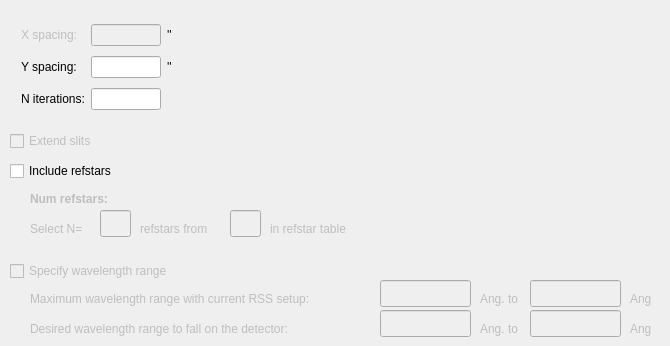
    <widget class="QWidget" name="OptimizeTab">
     <attribute name="title">
      <string>    &amp;Optimize     </string>
     </attribute>
     <widget class="QCheckBox" name="checkBoxOpt_Extendslits">
      <property name="enabled">
       <bool>false</bool>
      </property>
      <property name="geometry">
       <rect>
        <x>10</x>
        <y>130</y>
        <width>111</width>
        <height>22</height>
       </rect>
      </property>
      <property name="text">
       <string>Extend slits</string>
      </property>
     </widget>
     <widget class="QCheckBox" name="checkBoxOpt_IncRefstars">
      <property name="geometry">
       <rect>
        <x>10</x>
        <y>160</y>
        <width>131</width>
        <height>22</height>
       </rect>
      </property>
      <property name="text">
       <string>Include refstars</string>
      </property>
     </widget>
     <widget class="QLabel" name="labelOpt_Refstarstext_2">
      <property name="enabled">
       <bool>false</bool>
      </property>
      <property name="geometry">
       <rect>
        <x>140</x>
        <y>220</y>
        <width>101</width>
        <height>17</height>
       </rect>
      </property>
      <property name="text">
       <string>refstars from </string>
      </property>
     </widget>
     <widget class="QLineEdit" name="lineEditOpt_NumRefstars">
      <property name="enabled">
       <bool>false</bool>
      </property>
      <property name="geometry">
       <rect>
        <x>100</x>
        <y>210</y>
        <width>31</width>
        <height>27</height>
       </rect>
      </property>
     </widget>
     <widget class="QLabel" name="labelOpt_Refstarstext_1">
      <property name="enabled">
       <bool>false</bool>
      </property>
      <property name="geometry">
       <rect>
        <x>30</x>
        <y>220</y>
        <width>71</width>
        <height>17</height>
       </rect>
      </property>
      <property name="text">
       <string>Select N=</string>
      </property>
     </widget>
     <widget class="QLineEdit" name="lineEditOpt_AllRefstars">
      <property name="enabled">
       <bool>false</bool>
      </property>
      <property name="geometry">
       <rect>
        <x>230</x>
        <y>210</y>
        <width>31</width>
        <height>27</height>
       </rect>
      </property>
     </widget>
     <widget class="QLabel" name="labelOpt_Refstarstest_3">
      <property name="enabled">
       <bool>false</bool>
      </property>
      <property name="geometry">
       <rect>
        <x>270</x>
        <y>220</y>
        <width>101</width>
        <height>17</height>
       </rect>
      </property>
      <property name="text">
       <string>in refstar table</string>
      </property>
     </widget>
     <widget class="QLabel" name="labelOpt_Refstarstext">
      <property name="enabled">
       <bool>false</bool>
      </property>
      <property name="geometry">
       <rect>
        <x>30</x>
        <y>190</y>
        <width>91</width>
        <height>17</height>
       </rect>
      </property>
      <property name="font">
       <font>
        <family>Arial</family>
        <weight>75</weight>
        <bold>true</bold>
       </font>
      </property>
      <property name="text">
       <string>Num refstars:</string>
      </property>
     </widget>
     <widget class="QCheckBox" name="checkBoxOpt_SpecifyWavRange">
      <property name="enabled">
       <bool>false</bool>
      </property>
      <property name="geometry">
       <rect>
        <x>10</x>
        <y>260</y>
        <width>201</width>
        <height>22</height>
       </rect>
      </property>
      <property name="text">
       <string>Specify wavelength range</string>
      </property>
     </widget>
     <widget class="QLabel" name="labelOpt_RSSSetuptext_1">
      <property name="enabled">
       <bool>false</bool>
      </property>
      <property name="geometry">
       <rect>
        <x>30</x>
        <y>290</y>
        <width>351</width>
        <height>17</height>
       </rect>
      </property>
      <property name="text">
       <string>Maximum wavelength range with current RSS setup:</string>
      </property>
     </widget>
     <widget class="QLineEdit" name="lineEditOpt_RSSStartWav">
      <property name="enabled">
       <bool>false</bool>
      </property>
      <property name="geometry">
       <rect>
        <x>380</x>
        <y>280</y>
        <width>91</width>
        <height>27</height>
       </rect>
      </property>
     </widget>
     <widget class="QLabel" name="labelOpt_RSSSetuptext_2">
      <property name="enabled">
       <bool>false</bool>
      </property>
      <property name="geometry">
       <rect>
        <x>480</x>
        <y>290</y>
        <width>51</width>
        <height>17</height>
       </rect>
      </property>
      <property name="text">
       <string>Ang. to </string>
      </property>
     </widget>
     <widget class="QLineEdit" name="lineEditOpt_RSSEndWav">
      <property name="enabled">
       <bool>false</bool>
      </property>
      <property name="geometry">
       <rect>
        <x>530</x>
        <y>280</y>
        <width>91</width>
        <height>27</height>
       </rect>
      </property>
     </widget>
     <widget class="QLabel" name="labelOpt_RSSSetuptext_3">
      <property name="enabled">
       <bool>false</bool>
      </property>
      <property name="geometry">
       <rect>
        <x>630</x>
        <y>290</y>
        <width>31</width>
        <height>17</height>
       </rect>
      </property>
      <property name="text">
       <string>Ang</string>
      </property>
     </widget>
     <widget class="QLabel" name="labelOpt_Desiredtext">
      <property name="enabled">
       <bool>false</bool>
      </property>
      <property name="geometry">
       <rect>
        <x>30</x>
        <y>320</y>
        <width>351</width>
        <height>17</height>
       </rect>
      </property>
      <property name="text">
       <string>Desired wavelength range to fall on the detector: </string>
      </property>
     </widget>
     <widget class="QLineEdit" name="lineEditOpt_DesiredStartWav">
      <property name="enabled">
       <bool>false</bool>
      </property>
      <property name="geometry">
       <rect>
        <x>380</x>
        <y>310</y>
        <width>91</width>
        <height>27</height>
       </rect>
      </property>
     </widget>
     <widget class="QLineEdit" name="lineEditOpt_DesiredEndWav">
      <property name="enabled">
       <bool>false</bool>
      </property>
      <property name="geometry">
       <rect>
        <x>530</x>
        <y>310</y>
        <width>91</width>
        <height>27</height>
       </rect>
      </property>
     </widget>
     <widget class="QLabel" name="labelOpt_Desiredtext_1">
      <property name="enabled">
       <bool>false</bool>
      </property>
      <property name="geometry">
       <rect>
        <x>480</x>
        <y>320</y>
        <width>51</width>
        <height>17</height>
       </rect>
      </property>
      <property name="text">
       <string>Ang. to</string>
      </property>
     </widget>
     <widget class="QLabel" name="labelOpt_Desiredtext_2">
      <property name="enabled">
       <bool>false</bool>
      </property>
      <property name="geometry">
       <rect>
        <x>630</x>
        <y>320</y>
        <width>31</width>
        <height>17</height>
       </rect>
      </property>
      <property name="text">
       <string>Ang</string>
      </property>
     </widget>
     <widget class="QWidget" name="layoutWidget">
      <property name="geometry">
       <rect>
        <x>21</x>
        <y>20</y>
        <width>151</width>
        <height>95</height>
       </rect>
      </property>
      <layout class="QGridLayout" name="gridLayoutOpt">
       <item row="0" column="0">
        <widget class="QLabel" name="labelOpt_Xspacing">
         <property name="enabled">
          <bool>false</bool>
         </property>
         <property name="text">
          <string>X spacing:</string>
         </property>
        </widget>
       </item>
       <item row="0" column="1">
        <widget class="QLineEdit" name="lineEditOpt_Xspacing">
         <property name="enabled">
          <bool>false</bool>
         </property>
        </widget>
       </item>
       <item row="0" column="2">
        <widget class="QLabel" name="labelOpt_Xarcsec">
         <property name="text">
          <string>''</string>
         </property>
        </widget>
       </item>
       <item row="1" column="0">
        <widget class="QLabel" name="labelOpt_Yspacing">
         <property name="text">
          <string>Y spacing:</string>
         </property>
        </widget>
       </item>
       <item row="1" column="1">
        <widget class="QLineEdit" name="lineEditOpt_Yspacing"/>
       </item>
       <item row="1" column="2">
        <widget class="QLabel" name="labelOpt_Yarcsec">
         <property name="text">
          <string>''</string>
         </property>
        </widget>
       </item>
       <item row="2" column="0">
        <widget class="QLabel" name="labelOpt_Niter">
         <property name="text">
          <string>N iterations:</string>
         </property>
        </widget>
       </item>
       <item row="2" column="1">
        <widget class="QLineEdit" name="lineEditOpt_Niter"/>
       </item>
      </layout>
     </widget>
    </widget>
